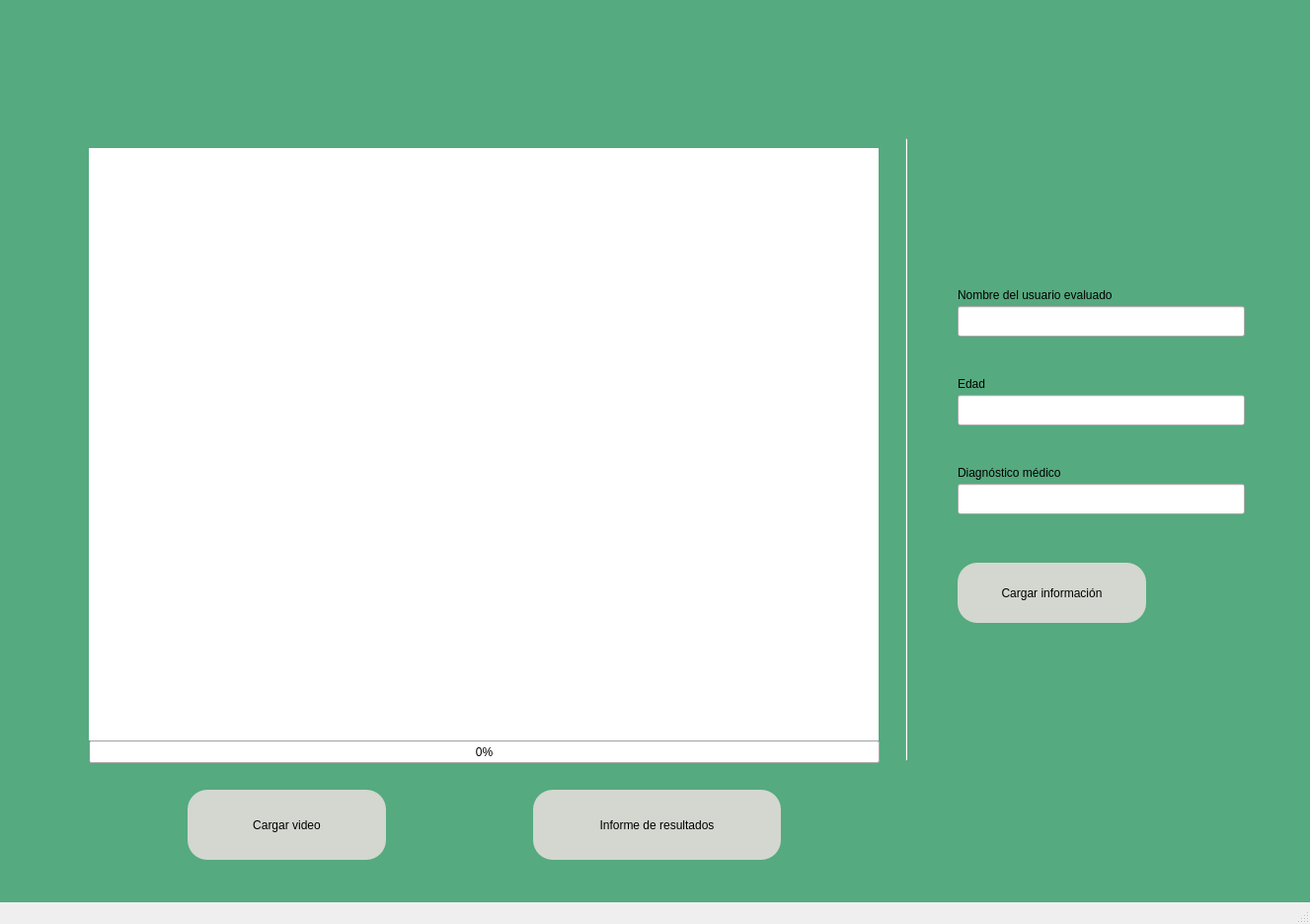
<?xml version="1.0" encoding="UTF-8"?>
<ui version="4.0">
 <class>MainWindow</class>
 <widget class="QMainWindow" name="MainWindow">
  <property name="geometry">
   <rect>
    <x>0</x>
    <y>0</y>
    <width>1327</width>
    <height>936</height>
   </rect>
  </property>
  <property name="windowTitle">
   <string>MainWindow</string>
  </property>
  <property name="styleSheet">
   <string notr="true">QWidget#centralwidget{background-color: rgb(85,170,127);}
</string>
  </property>
  <widget class="QWidget" name="centralwidget">
   <widget class="QLabel" name="labelVIDEO">
    <property name="geometry">
     <rect>
      <x>90</x>
      <y>150</y>
      <width>800</width>
      <height>600</height>
     </rect>
    </property>
    <property name="styleSheet">
     <string notr="true">background-color: rgb(255,255,255)</string>
    </property>
    <property name="text">
     <string/>
    </property>
   </widget>
   <widget class="QPushButton" name="botonCARGAR">
    <property name="geometry">
     <rect>
      <x>190</x>
      <y>800</y>
      <width>201</width>
      <height>71</height>
     </rect>
    </property>
    <property name="styleSheet">
     <string notr="true">border-radius: 20px;
background-color: rgb(211, 215, 207);</string>
    </property>
    <property name="text">
     <string>Cargar video</string>
    </property>
   </widget>
   <widget class="QPushButton" name="pushButtonINFORME">
    <property name="geometry">
     <rect>
      <x>540</x>
      <y>800</y>
      <width>251</width>
      <height>71</height>
     </rect>
    </property>
    <property name="autoFillBackground">
     <bool>false</bool>
    </property>
    <property name="styleSheet">
     <string notr="true">border-radius: 20px;
background-color: rgb(211, 215, 207);</string>
    </property>
    <property name="text">
     <string>Informe de resultados</string>
    </property>
   </widget>
   <widget class="QLabel" name="labelLOGO">
    <property name="geometry">
     <rect>
      <x>310</x>
      <y>20</y>
      <width>131</width>
      <height>121</height>
     </rect>
    </property>
    <property name="styleSheet">
     <string notr="true">background-image: url(:/prefijoNuevo/Logo_ACHS.png);</string>
    </property>
    <property name="text">
     <string/>
    </property>
    <property name="pixmap">
     <pixmap resource="test.qrc">:/prefijoNuevo/Logo_ACHS.png</pixmap>
    </property>
    <property name="scaledContents">
     <bool>true</bool>
    </property>
   </widget>
   <widget class="QLabel" name="labelLOGO2">
    <property name="geometry">
     <rect>
      <x>520</x>
      <y>10</y>
      <width>241</width>
      <height>131</height>
     </rect>
    </property>
    <property name="styleSheet">
     <string notr="true">background-image: url(:/prefijoNuevo/LOGO_SUSESO.png);</string>
    </property>
    <property name="text">
     <string/>
    </property>
    <property name="pixmap">
     <pixmap resource="test2.qrc">:/prefijoNuevo/LOGO_SUSESO.png</pixmap>
    </property>
    <property name="scaledContents">
     <bool>true</bool>
    </property>
   </widget>
   <widget class="QProgressBar" name="progressBar">
    <property name="geometry">
     <rect>
      <x>90</x>
      <y>750</y>
      <width>801</width>
      <height>23</height>
     </rect>
    </property>
    <property name="value">
     <number>0</number>
    </property>
   </widget>
   <widget class="QLineEdit" name="lineNOMBRE">
    <property name="geometry">
     <rect>
      <x>970</x>
      <y>310</y>
      <width>291</width>
      <height>31</height>
     </rect>
    </property>
   </widget>
   <widget class="QLabel" name="label">
    <property name="geometry">
     <rect>
      <x>970</x>
      <y>290</y>
      <width>221</width>
      <height>17</height>
     </rect>
    </property>
    <property name="text">
     <string>Nombre del usuario evaluado</string>
    </property>
   </widget>
   <widget class="QLineEdit" name="lineEDAD">
    <property name="geometry">
     <rect>
      <x>970</x>
      <y>490</y>
      <width>291</width>
      <height>31</height>
     </rect>
    </property>
   </widget>
   <widget class="QLabel" name="label_2">
    <property name="geometry">
     <rect>
      <x>970</x>
      <y>470</y>
      <width>151</width>
      <height>17</height>
     </rect>
    </property>
    <property name="text">
     <string>Diagnóstico médico</string>
    </property>
   </widget>
   <widget class="QLineEdit" name="lineDIAGNOSTICO">
    <property name="geometry">
     <rect>
      <x>970</x>
      <y>400</y>
      <width>291</width>
      <height>31</height>
     </rect>
    </property>
   </widget>
   <widget class="QLabel" name="label_3">
    <property name="geometry">
     <rect>
      <x>970</x>
      <y>380</y>
      <width>67</width>
      <height>17</height>
     </rect>
    </property>
    <property name="text">
     <string>Edad</string>
    </property>
   </widget>
   <widget class="Line" name="line">
    <property name="geometry">
     <rect>
      <x>903</x>
      <y>140</y>
      <width>31</width>
      <height>631</height>
     </rect>
    </property>
    <property name="orientation">
     <enum>Qt::Vertical</enum>
    </property>
   </widget>
   <widget class="QPushButton" name="pushButtonDATAPACIENTE">
    <property name="enabled">
     <bool>true</bool>
    </property>
    <property name="geometry">
     <rect>
      <x>970</x>
      <y>570</y>
      <width>191</width>
      <height>61</height>
     </rect>
    </property>
    <property name="autoFillBackground">
     <bool>false</bool>
    </property>
    <property name="styleSheet">
     <string notr="true">border-radius: 20px;
background-color: rgb(211, 215, 207);</string>
    </property>
    <property name="text">
     <string>Cargar información</string>
    </property>
    <property name="autoDefault">
     <bool>false</bool>
    </property>
   </widget>
  </widget>
  <widget class="QMenuBar" name="menubar">
   <property name="geometry">
    <rect>
     <x>0</x>
     <y>0</y>
     <width>1327</width>
     <height>22</height>
    </rect>
   </property>
  </widget>
  <widget class="QStatusBar" name="statusbar"/>
 </widget>
 <resources>
  <include location="test.qrc"/>
  <include location="test2.qrc"/>
 </resources>
 <connections/>
</ui>
